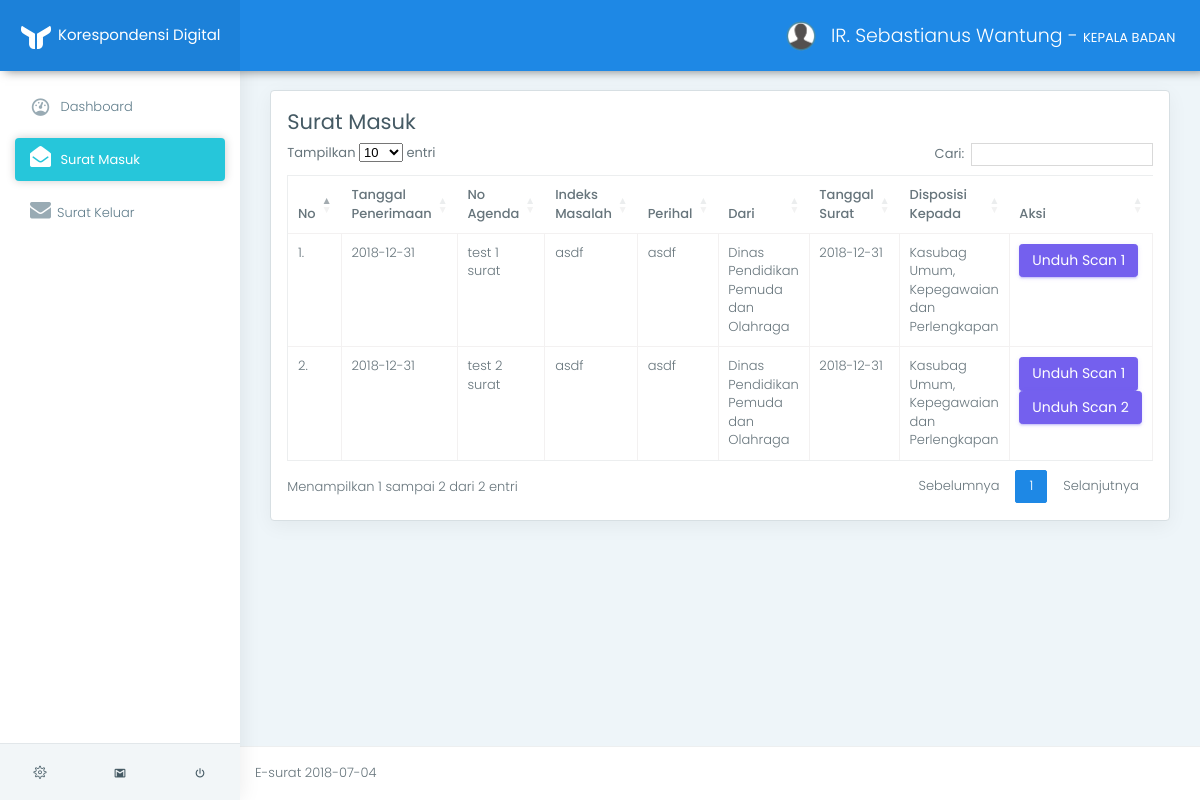
The app's page /app/index.php?page=view_surat_masuk_tu (signed in) with its own data.
### tables this page shows
CREATE TABLE `tb_user` (
  `id_user` varchar(11) NOT NULL,
  `nip` varchar(50) NOT NULL,
  `nama` varchar(100) NOT NULL,
  `id_jabatan` int(11) NOT NULL,
  `gambar` varchar(100) NOT NULL
);

CREATE TABLE `tb_surat_masuk` (
  `id_surat_masuk` varchar(11) NOT NULL,
  `id_user` varchar(11) NOT NULL,
  `no_surat` varchar(50) NOT NULL,
  `no_agenda` varchar(50) NOT NULL,
  `indeks_masalah` varchar(100) NOT NULL,
  `perihal` varchar(100) NOT NULL,
  `tanggal_surat` date NOT NULL,
  `tanggal_surat_penerimaan` date NOT NULL,
  `file_surat` varchar(100) DEFAULT NULL,
  `scan_surat` varchar(100) NOT NULL,
  `scan_surat2` varchar(100) NOT NULL,
  `id_jabatan` int(11) NOT NULL,
  `status` int(11) NOT NULL DEFAULT '0',
  `instruksi` text
);

CREATE TABLE `tb_jabatan` (
  `id_jabatan` int(11) NOT NULL,
  `jabatan` varchar(100) NOT NULL
);

### app/helper/koneksi.php (called while the page is built, shortened)
<?php
class Koneksi {
	private $koneksi;
	function __construct(){
		$this->koneksi = new mysqli("localhost","root","","db_e_surat");
	}
	public function setQuery($sql){
		return $this->koneksi->query($sql);
	}
}
 ?>

### app/helper/auth.php (called while the page is built, shortened)
<?php
include 'crud.php';
class Auth {
	public function isKepalaBadan(){
		return ($_SESSION['sess_user']['sess_status'] == "KEPALA BADAN");
	}
	public function getUser($id_user){
		$sql    = "SELECT * FROM tb_user WHERE id_user = '$id_user'";
		$crud   = new Crud();
		$result = $crud->view($sql);
		return $result[0]['nama'];
	}
}
 ?>

### app/helper/crud.php (called while the page is built, shortened)
<?php
include_once 'koneksi.php';
class Crud {
	function __construct(){
		$this->koneksi = new Koneksi();
	}
	public function view($sql){
		$result = $this->koneksi->setQuery($sql);
		$data = [];
        while ($row = $result->fetch_assoc()) {
            $data[] = $row;
        }
        return $data;
	}
}
 ?>

### app/surat_masuk_tu/view.php (the view, shortened to what this page needs)
<div class="row">
    <div class="col-lg-12">
        <div class="card">
            <div class="card-block">
            <div class="row">
                <div class="col-md-6">
                    <h3>
                        Surat Masuk
                    </h3>
                </div>
            </div>
                <table class="table table-stripped table-bordered" id="data_table">
                    <thead>
                        <tr>
                            <th>No</th>
                            <th>Tanggal Penerimaan</th>
                            <th>No Agenda</th>
                            <th>Indeks Masalah</th>
                            <th>Perihal</th>
                            <th>Dari</th>
                            <th>Tanggal Surat</th>
                            <th>Disposisi Kepada</th>
                            <th>Aksi</th>
                        </tr>
                    </thead>
                    <tbody>
                        <?php
                            $crud   = new Crud();
                            $sql = "SELECT * FROM tb_surat_masuk
                                    INNER JOIN tb_jabatan ON tb_surat_masuk.id_jabatan = tb_jabatan.id_jabatan
                                    INNER JOIN tb_user ON tb_surat_masuk.id_user = tb_user.id_user
                                    WHERE status='0'";
                            $result = $crud->view($sql);
                            $no = 1;
                            foreach ($result as $value):
                        ?>
                        <tr>
                            <td><?= $no++."." ?></td>
                            <td><?= $value['tanggal_surat_penerimaan'] ?></td>
                            <td><?= $value['no_agenda'] ?></td>
                            <td><?= $value['indeks_masalah'] ?></td>
                            <td><?= $value['perihal'] ?></td>
                            <td><?= $value['nama'] ?></td>
                            <td><?= $value['tanggal_surat'] ?></td>
                            <td><?= $value['jabatan'] ?></td>
                            <td>
                                <a href="../file/surat_masuk/<?= $value['scan_surat'] ?>" class="btn btn-primary">Unduh Scan 1</a>
                                <?php if(!empty($value['scan_surat2'])):?>
                                <a href="../file/surat_masuk/<?= $value['scan_surat2'] ?>" class="btn btn-primary">Unduh Scan 2</a>
                                <?php endif ?>
                            </td>
                        </tr>
                        <?php endforeach ?>
                    </tbody>
                </table>
            </div>
        </div>
    </div>
</div>

### app/index.php (shortened to what this page needs)
<?php
include "helper/auth.php";
$auth = new Auth();
?>
<!DOCTYPE html>
<html lang="en">
<head>
	<link href="../assets/css/box.css" rel="stylesheet">
	<link href="../assets/plugins/bootstrap/css/bootstrap.min.css" rel="stylesheet">
	<link href="../assets/plugins/c3-master/c3.min.css" rel="stylesheet">
	<link href="../assets/css/style.css" rel="stylesheet">
	<link href="../assets/css/colors/blue.css" id="theme" rel="stylesheet">
	<link rel="stylesheet" href="https://cdn.datatables.net/1.10.16/css/dataTables.bootstrap4.min.css">
	<link rel="stylesheet" href="https://cdn.datatables.net/buttons/1.5.1/css/buttons.dataTables.min.css">
	<link href="https://cdnjs.cloudflare.com/ajax/libs/select2/4.0.6-rc.0/css/select2.min.css" rel="stylesheet" />
</head>
<body class="fix-header fix-sidebar card-no-border">
	<div id="main-wrapper">
		<header class="topbar">
			<nav class="navbar top-navbar navbar-toggleable-sm navbar-light">
				<div class="navbar-header">
					<a class="navbar-brand" href="index.html">
						<b>
							<img src="../assets/images/logo-light-icon.png" alt="homepage" class="light-logo" />
						</b>
						<span>
						 <b style="font-size:15px;color:white">Korespondensi Digital</b>
				</div>
				<div class="navbar-collapse">
					<ul class="navbar-nav mr-auto mt-md-0">
						<li class="nav-item"> <a class="nav-link nav-toggler hidden-md-up text-muted waves-effect waves-dark" href="javascript:void(0)"><i class="mdi mdi-menu"></i></a> </li>
					</ul>
					<ul class="navbar-nav my-lg-0">
						<li class="nav-item dropdown">
							<a class="nav-link dropdown-toggle text-muted waves-effect waves-dark" href="" data-toggle="dropdown" aria-haspopup="true" aria-expanded="false"><img src="../assets/images/user.png" alt="user" class="profile-pic m-r-10" />
								<?= $auth->getUser($_SESSION['sess_user']['sess_id_user'])." - <b>".$_SESSION['sess_user']['sess_status']."</b>" ?>
							</a>
						</li>
					</ul>
				</div>
			</nav>
		</header>
		<aside class="left-sidebar">
			<div class="scroll-sidebar">
				<nav class="sidebar-nav">
					<ul id="sidebarnav">
					<li>
						<a class="waves-effect waves-dark" href="index.php?page=view_dashbord" aria-expanded="false"><i class="mdi mdi-gauge"></i><span class="hide-menu"> Dashboard</span></a>
					</li>
					<?php if($auth->isKepalaBadan()): ?>
						<li>
							<a class="waves-effect waves-darkenvelope-open" href="index.php?page=view_surat_masuk_tu" aria-expanded="false"><i class="fa fa-envelope-open"></i><span class="hide-menu"> Surat Masuk</span></a>
						</li>
						<li>
							<a class="waves-effect waves-dark" href="index.php?page=view_surat_keluar" aria-expanded="false"><i class="fa fa-envelope"></i><span class="hide-menu">Surat Keluar</span></a>
						</li>
					<?php endif ?>
					</ul>
				</nav>
			</div>
			<div class="sidebar-footer">
				<a href="" class="link" data-toggle="tooltip" title="Settings"><i class="ti-settings"></i></a>
				<a href="" class="link" data-toggle="tooltip" title="Email"><i class="mdi mdi-gmail"></i></a>
				<a href="../logout.php" class="link" data-toggle="tooltip" title="Logout"><i class="mdi mdi-power"></i></a> </div>
		</aside>
		<div class="page-wrapper">
			<div class="container-fluid"><br>
				<?php
				$page = isset( $_GET['page'])?$_GET['page']:"";
				if($page){
					if($page == "view_dashbord"){
						include "dashbord/view.php";
					}else if($page == "view_user"){
						include "m_pegawai/view.php";
					}else if($page == "add_user"){
						include "m_pegawai/add_form.php";
					}else if($page == "edit"){
						include "m_pegawai/edit_form.php";
					}else if($page == "delete"){
						include "m_pegawai/delete.php";
					}
					else if($page == "view_jenis_surat"){
						include "m_jenis_surat/view.php";
					}else if($page == "add_jenis_surat"){
						include "m_jenis_surat/add_form.php";
					}else if($page == "detail"){
						include "m_jenis_surat/detail.php";
					}else if($page == "edit_jenis_surat"){
						include "m_jenis_surat/edit_form.php";
					}else if($page == "delete_jenis_surat"){
						include "m_jenis_surat/delete.php";
					}
					else if($page == "view_format_surat"){
						include "m_format_surat/view.php";
					}else if($page == "add_format_surat"){
						include "m_format_surat/add_form.php";
					}else if($page == "edit_format_surat"){
						include "m_format_surat/edit_form.php";
					}else if($page == "delete_format_surat"){
						include "m_format_surat/delete.php";
					}
					else if($page == "view_dinas"){
						include "m_dinas/view.php";
					}else if($page == "add_dinas"){
						include "m_dinas/add_form.php";
					}else if($page == "edit_dinas"){
						include "m_dinas/edit_form.php";
					}else if($page == "delete_dinas"){
						include "m_dinas/delete.php";
					}
					else if($page == "view_surat_keluar"){
						include "surat_keluar/view.php";
					}else if($page == "add_surat_keluar"){
						include "surat_keluar/add_form.php";
					}else if($page == "acc_surat_keluar"){
						include "surat_keluar/acc_surat.php";
					}else if($page == "edit_surat_keluar"){
						include "surat_keluar/edit_form.php";
					}else if($page == "delete_surat_keluar"){
						include "surat_keluar/delete.php";
					}
					else if($page == "view_surat_masuk_tu"){
						include "surat_masuk_tu/view.php";
					}else if($page == "add_surat_masuk"){
						include "surat_masuk_tu/add_form.php";
					}else if($page == "edit_surat_masuk_tu"){
						include "surat_masuk_tu/edit_form.php";
					}else if($page == "delete_surat_masuk"){
						include "surat_masuk_tu/delete.php";
					}
				}else{
					include "dashbord/view.php";
				}
				?>
			</div>
			<footer class="footer"> E-surat <?= date("Y-m-d") ?> </footer>
		</div>
	</div>
</body>
</html>

### assets/css/colors/blue.css (style rules this page uses)
.topbar { background: #1e88e5; }
.topbar .navbar-header { background: rgba(0, 0, 0, 0.05); }
.topbar .top-navbar .navbar-header .navbar-brand .light-logo { display: inline-block; color: rgba(255, 255, 255, 0.8); }
.topbar .navbar-light .navbar-nav .nav-item > a.nav-link { color: #ffffff !important; }
.sidebar-nav { background: #fff; }
.sidebar-nav ul li a { color: #607d8b; }
.sidebar-nav ul li a.active, .sidebar-nav ul li a:hover { color: #26c6da; }
.sidebar-nav ul li a.active { color: #263238; }
.sidebar-nav > ul > li.active > a, .sidebar-nav > ul > li.active:hover > a { color: #ffffff; background: #26c6da; }
.sidebar-nav > ul > li.active > a i, .sidebar-nav > ul > li.active:hover > a i { color: #ffffff; }
.sidebar-nav > ul > li.active > a:after, .sidebar-nav > ul > li.active:hover > a:after { border-color: #ffffff; }
.sidebar-nav > ul > li > a.active i, .sidebar-nav > ul > li > a:hover i { color: #26c6da; }
.sidebar-nav > ul > li > a i { color: #99abb4; }
.sidebar-nav > ul > li > a.active { font-weight: 400; background: #ffffff; color: #1e88e5; }
.card-no-border .sidebar-nav > ul > li > a.active { color: #ffffff; background: #26c6da; }
.card-no-border .sidebar-nav > ul > li > a.active i { color: #ffffff; }
.card-no-border .sidebar-nav > ul > li > a.active:after { border-color: #ffffff; }

### app/index.php (style rules this page uses)
* { font-size: 13px; line-height: 1.428; }

### records on screen
tb_user: nama "IR. Sebastianus Wantung"
tb_surat_masuk: tanggal_surat_penerimaan "2018-12-31", no_agenda "test 1 surat", indeks_masalah "asdf", perihal "asdf", id_user.nama "Dinas Pendidikan Pemuda dan Olahraga", tanggal_surat "2018-12-31", id_jabatan.jabatan "Kasubag Umum, Kepegawaian dan Perlengkapan"
tb_surat_masuk: tanggal_surat_penerimaan "2018-12-31", no_agenda "test 2 surat", indeks_masalah "asdf", perihal "asdf", id_user.nama "Dinas Pendidikan Pemuda dan Olahraga", tanggal_surat "2018-12-31", id_jabatan.jabatan "Kasubag Umum, Kepegawaian dan Perlengkapan"

### other values on screen
$_SESSION['sess_user']['sess_status'] "KEPALA BADAN"
